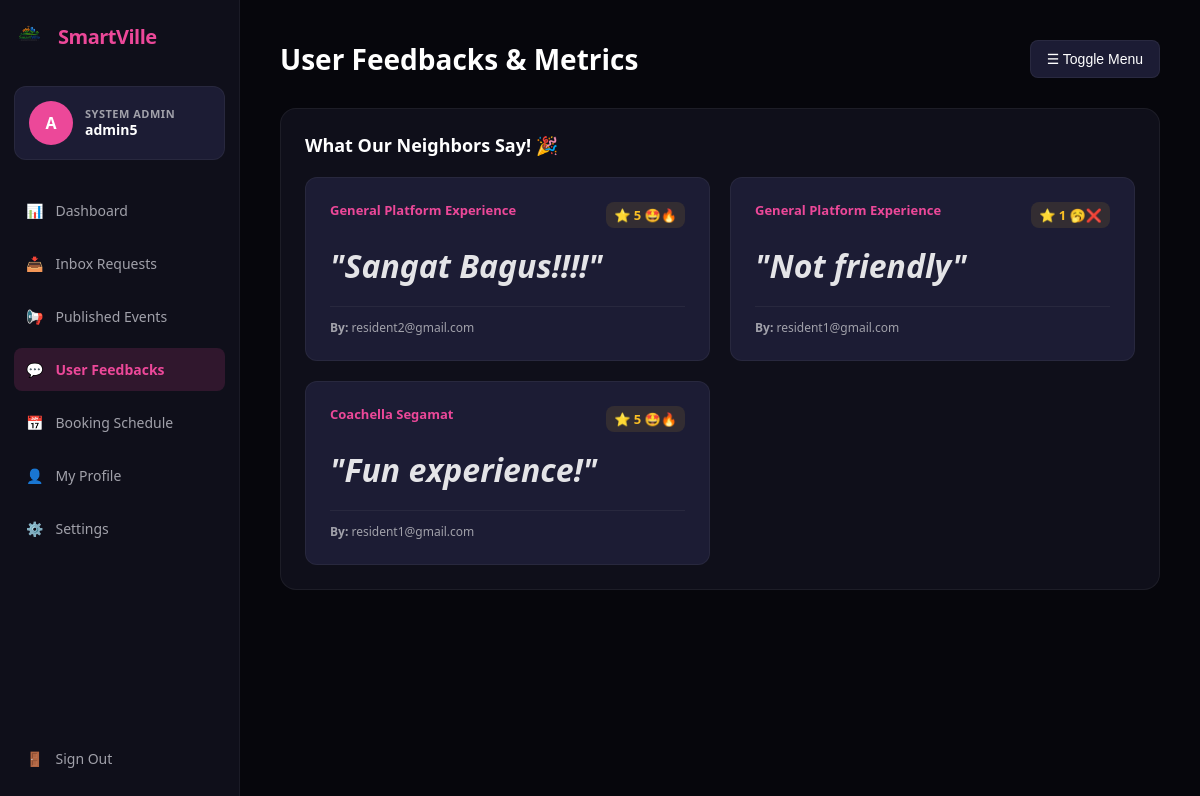
The page /admin_feedback.php (signed in) on the database its author committed.
### tables this page shows
CREATE TABLE `feedback` (
  `FEEDBACK_ID` int(50) NOT NULL,
  `EMAIL_RESIDENT` varchar(100) NOT NULL,
  `TITLE` varchar(150) NOT NULL,
  `RATING` int(11) NOT NULL,
  `COMMENTS` text DEFAULT NULL,
  `SUBMISSION_DATE` timestamp NOT NULL DEFAULT current_timestamp()
);

### admin_feedback.php (the view, shortened to what this page needs)
<?php
include('db_connect.php');
$feedbacks = $conn->query("SELECT * FROM `feedback` ORDER BY feedback_id DESC");
?>
<!DOCTYPE html>
<html lang="en">
<head>
    <link rel="stylesheet" href="style.css">
</head>
<body>
    <?php include('admin_sidebar_helper.php'); ?>
    <main class="main-content" id="main-content">
        <div class="content-container">
            <div class="header-top">
                <h1>User Feedbacks & Metrics</h1>
                <div class="top-controls">
                    <button class="btn-control" onclick="toggleSidebar()">☰ Toggle Menu</button>
                </div>
            </div>
            <div class="panel">
                <h2>What Our Neighbors Say! 🎉</h2>
                <div class="feedback-grid">
                    <?php if($feedbacks && $feedbacks->num_rows > 0):
                        while($fb = $feedbacks->fetch_assoc()):
                            $rating_value = intval($fb['RATING'] ?? 0);
                            $rating_emoji = '';
                            switch($rating_value) {
                                case 5: $rating_emoji = ' 🤩🔥'; break;
                                case 1: $rating_emoji = ' 🥱❌'; break;
                            }
                            ?>
                            <div class="stat-card">
                                <div>
                                    <div class="card-header">
                                        <span class="event-tag"><?php echo htmlspecialchars($fb['TITLE'] ?? 'General Experience'); ?></span>
                                        <span class="rating-badge">⭐ <?php echo htmlspecialchars($rating_value) . $rating_emoji; ?></span>
                                    </div>
                                    <p class="comment-text">
                                        "<?php echo htmlspecialchars($fb['COMMENTS'] ?? ''); ?>"
                                    </p>
                                </div>
                                <span class="author-meta">
                                    <strong>By:</strong> <?php echo htmlspecialchars($fb['EMAIL_RESIDENT'] ?? 'Anonymous'); ?>
                                </span>
                            </div>
                        <?php endwhile; ?>
                    <?php else: ?>
                        <div style="grid-column: 1/-1; text-align: center; padding: 40px; color: var(--text-author); font-style: italic;">
                            Shhh... No reviews shared by the community yet! 🤫
                        </div>
                    <?php endif; ?>
                </div>
            </div>
        </div>
    </main>
</body>
</html>

### admin_sidebar_helper.php (shortened to what this page needs)
<?php
$current_page_file = basename($_SERVER['PHP_SELF']);
$session_email = $_SESSION['user_email'] ?? '';
$sidebar_image_src = null;
$displayName = !empty($session_email) ? htmlspecialchars(explode('@', $session_email)[0]) : 'Admin';
$global_initials = strtoupper(substr($displayName, 0, 1));
?>
<nav id="sidebar" class="sidebar" style="display: flex; flex-direction: column; justify-content: space-between; top: 0; left: 0; box-sizing: border-box; height: 100vh; padding: 20px 14px !important; overflow-y: auto !important;">
    <div class="sidebar-menu-top" style="width: 100%; display: flex; flex-direction: column; gap: 4px;">
        <div class="smartville-brand-header" style="display: flex; align-items: center; gap: 12px; margin-bottom: 30px;">
            <img src="logo.png" alt="SmartVille Logo" style="width: 32px; height: 32px; object-fit: contain; flex-shrink: 0;">
            <h2 id="sidebar-brand-text" style="font-size: 20px; font-weight: 700; color: #ec4899; letter-spacing: -0.5px; margin: 0;">SmartVille</h2>
        </div>
        <div class="sidebar-avatar-wrapper" style="display: flex; align-items: center; gap: 12px; padding: 14px; margin-bottom: 25px; background: #1c1c34; border-radius: 12px; border: 1px solid rgba(255, 255, 255, 0.05); transition: all 0.3s ease; box-sizing: border-box; width: 100%;">
            <div class="sidebar-avatar-circle" style="width: 44px; height: 44px; background: #ec4899; border-radius: 50%; display: flex; align-items: center; justify-content: center; font-size: 16px; font-weight: bold; color: white !important; overflow: hidden; flex-shrink: 0;">
                <?php if ($sidebar_image_src): ?>
                    <img src="<?php echo $sidebar_image_src; ?>" alt="Admin Profile" style="width: 100%; height: 100%; object-fit: cover;">
                <?php else: ?>
                    <?php echo $global_initials; ?>
                <?php endif; ?>
            </div>
            <div class="sidebar-meta-info" style="min-width: 0; flex: 1; word-wrap: break-word; overflow: hidden;">
                <span class="profile-role-sub" style="display: block; font-size: 11px; text-transform: uppercase; letter-spacing: 0.5px; font-weight: 700; color: #a1a1aa; line-height: 1.2;">System Admin</span>
                <span class="profile-name-main" style="font-weight: 600; font-size: 14px; display: block; white-space: normal !important; word-break: break-all !important; color: #ffffff;" title="<?php echo $displayName; ?>">
                    <?php echo $displayName; ?>
                </span>
            </div>
        </div>
        <a href="admin_dashboard.php" class="<?php echo ($current_page_file === 'admin_dashboard.php') ? 'active' : ''; ?>" style="display: flex !important; align-items: center; gap: 12px; white-space: normal !important; word-break: break-word !important; padding: 12px !important;">
            <span>📊</span> <span>Dashboard</span>
        </a>
        <a href="admin_inbox.php" class="<?php echo ($current_page_file === 'admin_inbox.php') ? 'active' : ''; ?>" style="display: flex !important; justify-content: space-between; align-items: center; gap: 12px; white-space: normal !important; word-break: break-word !important; padding: 12px !important;">
            <span style="display: flex; align-items: center; gap: 12px; color: inherit;">
                <span>📥</span> <span>Inbox Requests</span>
            </span>
        </a>
        <a href="admin_published_event.php" class="<?php echo ($current_page_file === 'admin_published_event.php') ? 'active' : ''; ?>" style="display: flex !important; align-items: center; gap: 12px; white-space: normal !important; word-break: break-word !important; padding: 12px !important;">
            <span>📢</span> <span>Published Events</span>
        </a>
        <a href="admin_feedback.php" class="<?php echo ($current_page_file === 'admin_feedback.php') ? 'active' : ''; ?>" style="display: flex !important; align-items: center; gap: 12px; white-space: normal !important; word-break: break-word !important; padding: 12px !important;">
            <span>💬</span> <span>User Feedbacks</span>
        </a>
        <a href="admin_schedule.php" class="<?php echo ($current_page_file === 'admin_schedule.php') ? 'active' : ''; ?>" style="display: flex !important; align-items: center; gap: 12px; white-space: normal !important; word-break: break-word !important; padding: 12px !important;">
            <span>📅</span> <span>Booking Schedule</span>
        </a>
        <a href="profile.php" class="<?php echo ($current_page_file === 'profile.php' ? 'active' : ''); ?>" style="display: flex !important; align-items: center; gap: 12px; white-space: normal !important; word-break: break-word !important; padding: 12px !important;">
            <span>👤</span> <span>My Profile</span>
        </a>
        <a href="settings.php" class="<?php echo ($current_page_file === 'settings.php' ? 'active' : ''); ?>" style="display: flex !important; align-items: center; gap: 12px; white-space: normal !important; word-break: break-word !important; padding: 12px !important;">
            <span>⚙️</span> <span>Settings</span>
        </a>
    </div>
    <div class="sidebar-menu-bottom" style="width: 100%; margin-top: auto; box-sizing: border-box;">
        <a href="logout.php" onclick="return confirm('Are you sure you want to sign out of the SmartVille Admin Panel?');" style="color: #ef4444; margin-bottom: 0; margin-top: 40px; display: flex !important; align-items: center; gap: 12px; white-space: normal !important; word-break: break-word !important; padding: 12px !important;">
            <span>🚪</span> <span>Sign Out</span>
        </a>
    </div>
</nav>

### style.css (style rules this page uses)
* { box-sizing: border-box; margin: 0; padding: 0; }
body { background-color: #06060c; color: #ffffff; font-family: Inter, system-ui, -apple-system, sans-serif; display: flex; min-height: 100vh; overflow-x: hidden; }
.sidebar { width: 240px; background-color: #0f0f1a; border-right: 1px solid rgba(255, 255, 255, 0.06); position: fixed; height: 100vh; padding: 30px 20px; z-index: 100; transition: transform 0.3s cubic-bezier(0.4, 0, 0.2, 1); }
.sidebar a { display: block; padding: 12px 16px; color: #a1a1aa; text-decoration: none; border-radius: 8px; margin-bottom: 6px; font-weight: 500; font-size: 14px; transition: all 0.2s ease; }
.sidebar a:hover, .sidebar a.active { background-color: rgba(236, 72, 153, 0.1); color: #ec4899; font-weight: 600; }
.main-content { margin-left: 240px !important; padding: 40px; width: calc(100% - 240px) !important; min-height: 100vh; box-sizing: border-box; transition: margin-left 0.3s cubic-bezier(0.4, 0, 0.2, 1), width 0.3s cubic-bezier(0.4, 0, 0.2, 1); will-change: margin-left, width; }
.content-container { width: 100%; max-width: 1200px; margin: 0 auto; }
.header-top { display: flex; justify-content: space-between; align-items: center; margin-bottom: 30px; width: 100%; }
.header-top h1 { font-size: 28px; font-weight: 700; color: #ffffff; }
.top-controls { display: flex; align-items: center; }
.btn-control { background: #1c1c34; color: #ffffff; border: 1px solid rgba(255, 255, 255, 0.08); padding: 10px 16px; border-radius: 8px; cursor: pointer; font-weight: 500; font-size: 14px; transition: background 0.2s; }
.stat-card { background: #1c1c34; padding: 24px; border-radius: 12px; border: 1px solid rgba(255, 255, 255, 0.05); display: flex; flex-direction: column; justify-content: space-between; transition: transform 0.2s, border-color 0.2s; }
.stat-card p { font-size: 32px; font-weight: 700; color: #ffffff; }
.panel { background: #0f0f1a; padding: 24px; border-radius: 16px; border: 1px solid rgba(255, 255, 255, 0.06); margin-bottom: 24px; width: 100%; }
.panel h2 { margin-bottom: 20px; font-size: 18px; font-weight: 600; color: #ffffff; }

### rows shown on the page
feedback: TITLE "General Platform Experience", RATING "5", RATING "🤩🔥", COMMENTS "Sangat Bagus!!!!", EMAIL_RESIDENT "resident2@gmail.com"
feedback: TITLE "General Platform Experience", RATING "1", RATING "🥱❌", COMMENTS "Not friendly", EMAIL_RESIDENT "resident1@gmail.com"
feedback: TITLE "Coachella Segamat", RATING "5", RATING "🤩🔥", COMMENTS "Fun experience!", EMAIL_RESIDENT "resident1@gmail.com"

### other values the page prints
$global_initials "A"
$displayName "admin5"
